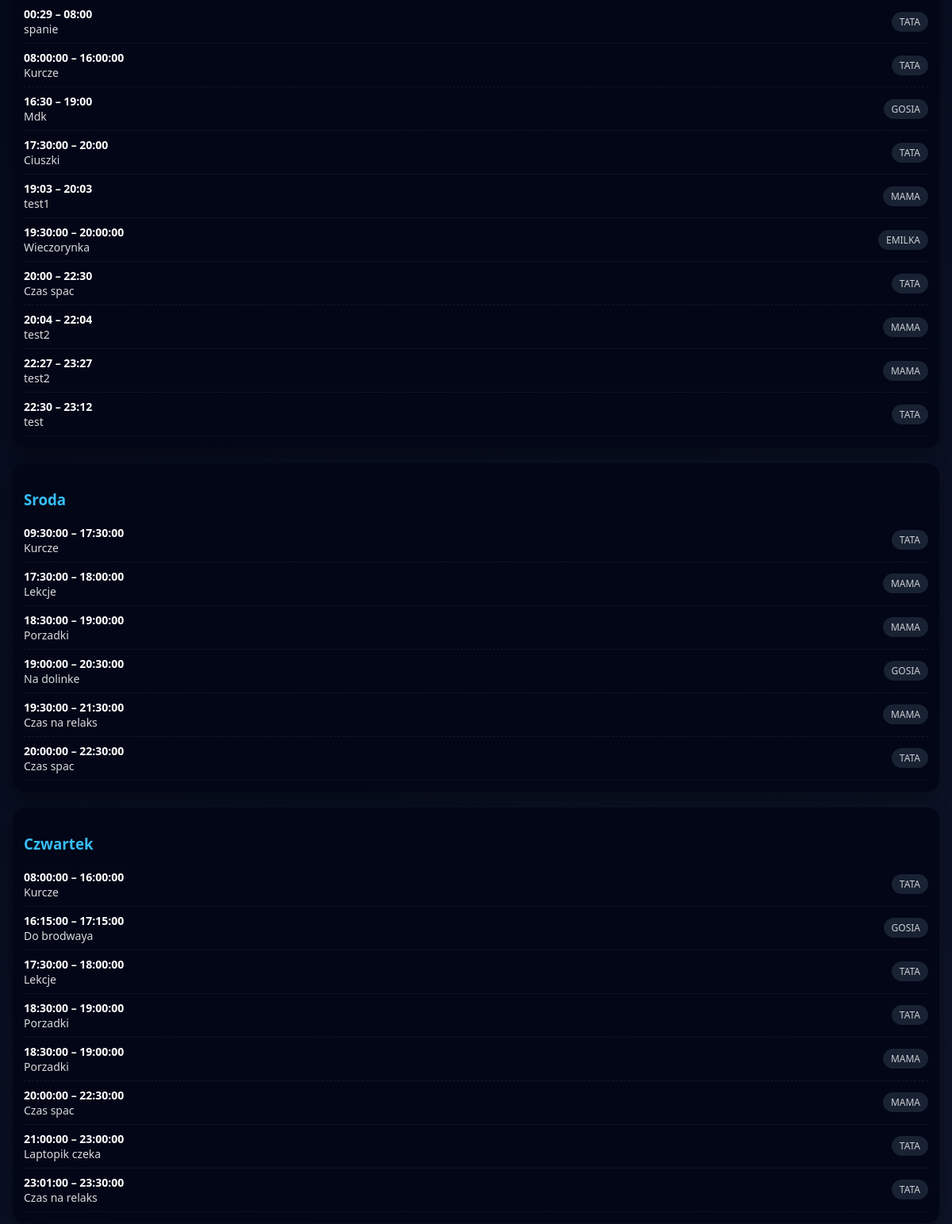
The page /week (middle part) on the database as committed earlier.
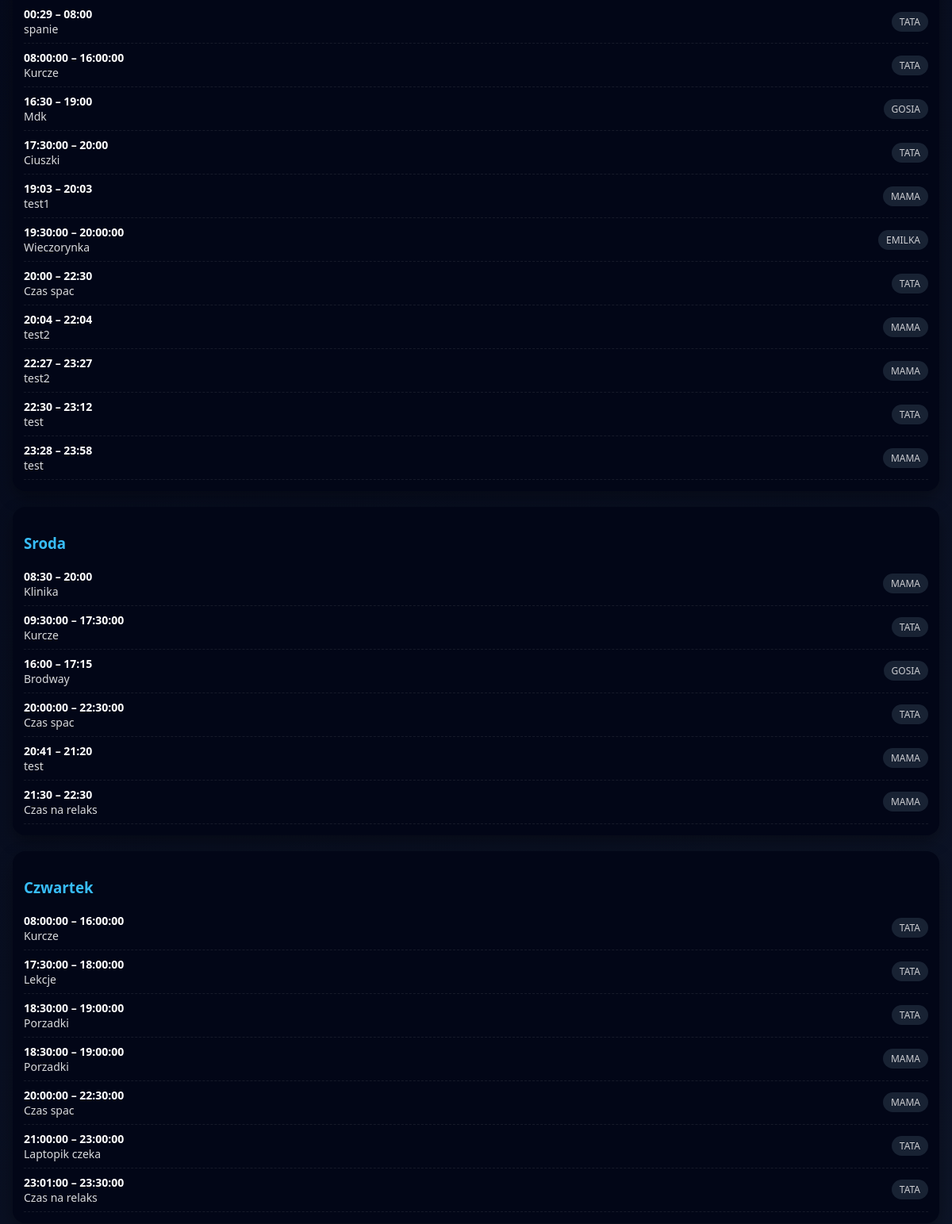
The same page on the database as committed later.
### tables this page shows
CREATE TABLE ActiviesDays (
            Id INTEGER PRIMARY KEY,
            CreatedAt TEXT NOT NULL DEFAULT CURRENT_TIMESTAMP,
            StartTime INTEGER NOT NULL,
            EndTime INTEGER NOT NULL,
            Description TEXT,
            DayOfWeek INTEGER NOT NULL,

            ModelPersonFamilyId INTEGER,
            ModelPictureActivityId INTEGER,

            FOREIGN KEY (ModelPersonFamilyId)
                REFERENCES PersonFamilies(Id)
                ON DELETE SET NULL,

            FOREIGN KEY (ModelPictureActivityId)
                REFERENCES PictureActivities(Id)
                ON DELETE SET NULL
        );

### routes_activities_activity.py (the view)
    @app.get("/week", response_class=HTMLResponse)
    def week_page(request: Request):
        db = get_db()
        cursor = db.cursor()
        rows = cursor.execute("""
            SELECT
                ad.DayOfWeek,
                ad.StartTime,
                ad.EndTime,
                ad.Description,
                pf.PersonName
            FROM ActiviesDays ad
            LEFT JOIN PersonFamilies pf
                ON ad.ModelPersonFamilyId = pf.Id
            ORDER BY ad.DayOfWeek, ad.StartTime
        """).fetchall()
        db.close()
        week = {}
        for r in rows:
            person_label = None
            if r["PersonName"] is not None:
                enum_value = PERSON_ENUM_MAP.get(r["PersonName"])
                if enum_value:
                    person_label = enum_value.value
            row_dict = dict(r)
            row_dict["PersonName"] = person_label
            week.setdefault(r["DayOfWeek"], []).append(row_dict)
        return templates.TemplateResponse(
            "week.html",
            {
                "request": request,
                "week": week,
                "day_names": DAY_NAMES,   # 👈 KLUCZOWE
            }
        )

### templates/week.html (shortened to what this page needs)
{% extends "base.html" %}
{% block content %}
{% for day, items in week.items() %}
<div style="
    margin-bottom:20px;
    background:#020617;
    border-radius:16px;
    padding:14px;
    box-shadow:0 8px 20px rgba(0,0,0,0.35);
">
    <h3 style="margin-bottom:12px; color:#38bdf8;">
        {{ day_names.get(day, "Nieznany dzień") }}
    </h3>
    {% for i in items %}
    <div style="
        display:flex;
        justify-content:space-between;
        align-items:center;
        padding:8px 0;
        border-bottom:1px dashed rgba(255,255,255,0.08);
        font-size:14px;
    ">
        <div>
            <strong>{{ i.StartTime }} – {{ i.EndTime }}</strong><br>
            <span style="opacity:.85;">{{ i.Description }}</span>
        </div>
        {% if i.PersonName %}
        <span style="
            background:#1e293b;
            padding:4px 10px;
            border-radius:999px;
            font-size:12px;
            opacity:.8;
        ">
            {{ i.PersonName }}
        </span>
        {% endif %}
    </div>
    {% endfor %}
</div>
{% endfor %}
{% endblock %}

### templates/base.html (shortened to what this page needs)
<!DOCTYPE html>
<html lang="pl">
<head>
</head>
<body>
<main>
    {% block content %}{% endblock %}
</main>
</body>
</html>

### templates/base.html (style rules this page uses)
body { margin: 0; font-family: system-ui, Arial, sans-serif; background: linear-gradient(135deg, #020617, #0f172a); color: #fff; min-height: 100vh; display: flex; flex-direction: column; }
main { flex: 1; padding: 16px; }

Rows that differ between the two databases and show on the page:
removed ActiviesDays: StartTime "18:30:00", EndTime "19:00:00", Description "Porzadki", PersonName "MAMA", shown under "Sroda"
removed ActiviesDays: StartTime "16:15:00", EndTime "17:15:00", Description "Do brodwaya", PersonName "GOSIA", shown under "Czwartek"
added ActiviesDays: StartTime "23:28", EndTime "23:58", Description "test", PersonName "MAMA"
changed ActiviesDays: StartTime "17:30:00" → "08:30"; EndTime "18:00:00" → "20:00"; Description "Lekcje" → "Klinika"; moves up the list
changed ActiviesDays: StartTime "19:00:00" → "16:00"; EndTime "20:30:00" → "17:15"; Description "Na dolinke" → "Brodway"
shown differently, row unchanged: ActiviesDays (number 15 of 24 on the later page): moves up the list
added ActiviesDays: StartTime "20:41", EndTime "21:20", Description "test", PersonName "MAMA", shown under "Sroda"
changed ActiviesDays (number 17 of 24 on the later page): StartTime "19:30:00" → "21:30"; EndTime "21:30:00" → "22:30"
